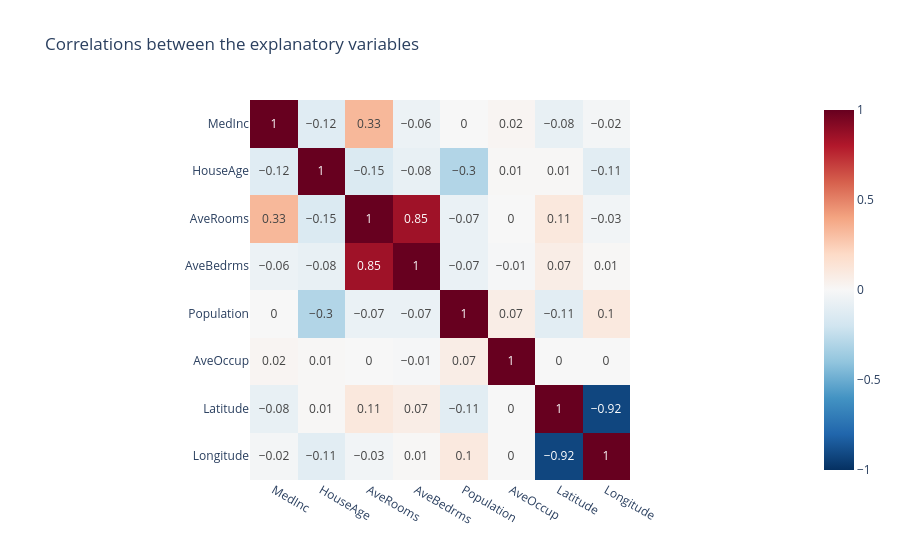

Notebook code for this chart:
### Markdown cell above
#### See it with data 🔬: spotting correlated variables

Following the tip above, let's look at the correlation matrix of the explanatory variables of the housing dataset.

### Code cell
corr = features.corr().round(2)
fig = px.imshow(corr, text_auto=True, color_continuous_scale="RdBu_r", zmin=-1, zmax=1,
                title="Correlations between the explanatory variables")
fig.show()

### Figure 1 — Plotly figure (JSON) as saved in the notebook; plotly's stock layout.template omitted (floating-point values rounded to 4 significant figures)
{"data": [{"coloraxis": "coloraxis", "hovertemplate": "x: %{x}<br>y: %{y}<br>color: %{z}<extra></extra>", "name": "0", "texttemplate": "%{z}", "type": "heatmap", "x": ["MedInc", "HouseAge", "AveRooms", "AveBedrms", "Population", "AveOccup", "Latitude", "Longitude"], "xaxis": "x", "y": ["MedInc", "HouseAge", "AveRooms", "AveBedrms", "Population", "AveOccup", "Latitude", "Longitude"], "yaxis": "y", "z": [[1.0, -0.12, 0.33, -0.06, 0.0, 0.02, -0.08, -0.02], [-0.12, 1.0, -0.15, -0.08, -0.3, 0.01, 0.01, -0.11], [0.33, -0.15, 1.0, 0.85, -0.07, -0.0, 0.11, -0.03], [-0.06, -0.08, 0.85, 1.0, -0.07, -0.01, 0.07, 0.01], [0.0, -0.3, -0.07, -0.07, 1.0, 0.07, -0.11, 0.1], [0.02, 0.01, -0.0, -0.01, 0.07, 1.0, 0.0, 0.0], [-0.08, 0.01, 0.11, 0.07, -0.11, 0.0, 1.0, -0.92], [-0.02, -0.11, -0.03, 0.01, 0.1, 0.0, -0.92, 1.0]]}], "layout": {"coloraxis": {"autocolorscale": false, "cmax": 1, "cmin": -1, "colorscale": [[0.0, "rgb(5,48,97)"], [0.1, "rgb(33,102,172)"], [0.2, "rgb(67,147,195)"], [0.3, "rgb(146,197,222)"], [0.4, "rgb(209,229,240)"], [0.5, "rgb(247,247,247)"], [0.6, "rgb(253,219,199)"], [0.7, "rgb(244,165,130)"], [0.8, "rgb(214,96,77)"], [0.9, "rgb(178,24,43)"], [1.0, "rgb(103,0,31)"]]}, "title": {"text": "Correlations between the explanatory variables"}, "xaxis": {"anchor": "y", "constrain": "domain", "domain": [0.0, 1.0], "scaleanchor": "y"}, "yaxis": {"anchor": "x", "autorange": "reversed", "constrain": "domain", "domain": [0.0, 1.0]}}}
